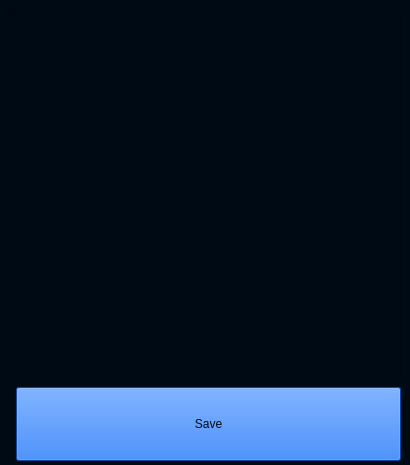
<?xml version="1.0" encoding="UTF-8"?>
<ui version="4.0">
 <class>SimpleWriter</class>
 <widget class="QWidget" name="SimpleWriter">
  <property name="windowModality">
   <enum>Qt::NonModal</enum>
  </property>
  <property name="geometry">
   <rect>
    <x>0</x>
    <y>0</y>
    <width>410</width>
    <height>465</height>
   </rect>
  </property>
  <property name="windowTitle">
   <string>Simple Writter</string>
  </property>
  <property name="windowIcon">
   <iconset>
    <normaloff>../icon/icon7.png</normaloff>../icon/icon7.png</iconset>
  </property>
  <property name="styleSheet">
   <string notr="true">
background-color: rgb(0, 10, 20);

</string>
  </property>
  <widget class="QWidget" name="gridLayoutWidget">
   <property name="geometry">
    <rect>
     <x>10</x>
     <y>10</y>
     <width>391</width>
     <height>451</height>
    </rect>
   </property>
   <layout class="QGridLayout" name="gridLayout">
    <item row="1" column="1">
     <widget class="QPushButton" name="save_button">
      <property name="sizePolicy">
       <sizepolicy hsizetype="Expanding" vsizetype="Expanding">
        <horstretch>0</horstretch>
        <verstretch>1</verstretch>
       </sizepolicy>
      </property>
      <property name="styleSheet">
       <string notr="true">QPushButton:enabled{
color: rgb(0,10,20);
background-color: rgb(19, 99, 223);
}
QPushButton:disabled{
background-color:rgb(0,10,20);
color:rgb(50,50,50);
}</string>
      </property>
      <property name="text">
       <string>Save</string>
      </property>
     </widget>
    </item>
    <item row="0" column="0" colspan="2">
     <widget class="QTextEdit" name="textEdit">
      <property name="sizePolicy">
       <sizepolicy hsizetype="Expanding" vsizetype="Expanding">
        <horstretch>0</horstretch>
        <verstretch>5</verstretch>
       </sizepolicy>
      </property>
      <property name="styleSheet">
       <string notr="true">color: rgb(223, 246, 255);
border-bottom-width: 1px;
border-bottom-style: solid;
border-color: rgb(71,181,255);</string>
      </property>
     </widget>
    </item>
   </layout>
  </widget>
 </widget>
 <resources/>
 <connections/>
</ui>
